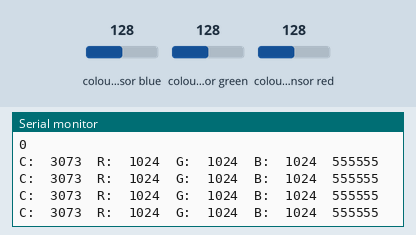
A sketch run on a simulated Arduino Uno, built with avr-gcc and run on an emulated ATmega328P. On the bench: the last lines printed to the serial monitor. The test bench sets the inputs (shaded band); at power-on: colour sensor blue 128, colour sensor green 128, colour sensor red 128.

Above: at 2.4 s.
2.5 s: colour sensor blue set to 5
At 2.68 s:
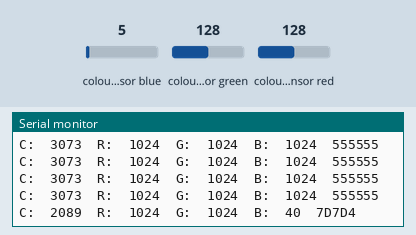
4.5 s: colour sensor green set to 5
At 4.69 s:
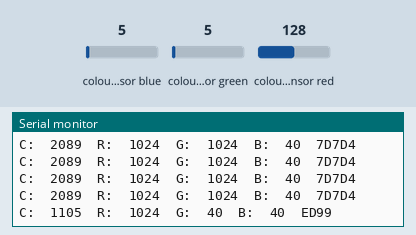
6.5 s: colour sensor red set to 191
At 6.71 s:
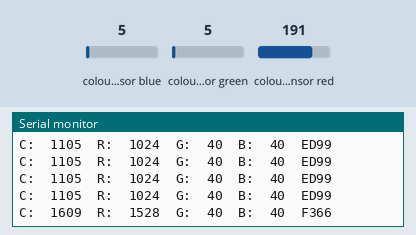
8.5 s: colour sensor blue set to 64
At 8.72 s:
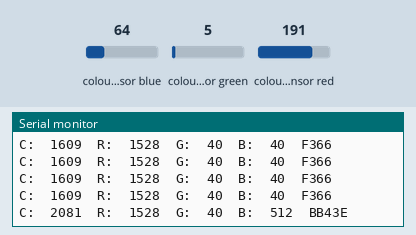
10.5 s: colour sensor green set to 128
At 10.73 s:
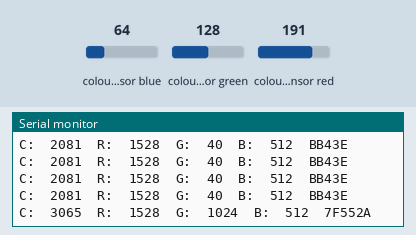
12.5 s: colour sensor red set to 5
At 12.75 s:
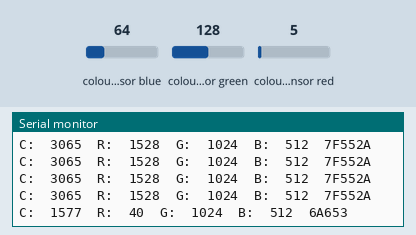
Timing chart, 0 to 15.5 s (numbered marks = the images above; inputs shaded):
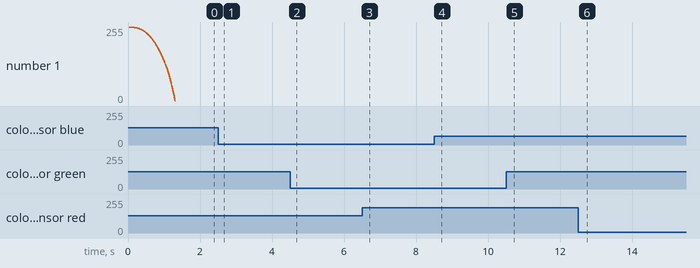

Measured:
- after the input at 4.5 s, the serial monitor: prints a new line at once (image 2)
- after the input at 6.5 s, the serial monitor: prints a new line at once (image 3)
- after the input at 8.5 s, the serial monitor: prints a new line at once (image 4)
- after the input at 10.5 s, the serial monitor: prints a new line after 0.05 s (image 5)
- after the input at 12.5 s, the serial monitor: prints a new line after 0.06 s (image 6)

The sketch:

colorview.ino
```cpp
#include <Wire.h>
#include <SoftwareSerial.h>
#include "Adafruit_TCS34725.h"


// Pick analog outputs, for the UNO these three work well
// use ~560  ohm resistor between Red & Blue, ~1K for green (its brighter)
#define redpin 3
#define greenpin 5
#define bluepin 6
// for a common anode LED, connect the common pin to +5V
// for common cathode, connect the common to ground

// set to false if using a common cathode LED
#define commonAnode true

// our RGB -> eye-recognized gamma color
byte gammatable[256];

/*int myTxPin = 7; //Chosen pin for transmitting data
int myRxPin = 6; //Chosen pin for receiving data
SoftwareSerial softSerial(myRxPin, myTxPin); //Creat software serial object*/


/*
 * Program it in the game so that if the R G B values
 * are within a specific range, then the test is passed
 * That means the user put the XXX material in front of the sensor.
 */


Adafruit_TCS34725 tcs = Adafruit_TCS34725(TCS34725_INTEGRATIONTIME_50MS, TCS34725_GAIN_4X);

void setup() {
  Serial.begin(9600);
  Serial.println("Color View Test!");

  if (tcs.begin()) {
    Serial.println("Found sensor");
  } else {
    Serial.println("No TCS34725 found ... check your connections");
    while (1); // halt!
  }

  // use these three pins to drive an LED
//  pinMode(redpin, OUTPUT);
//  pinMode(greenpin, OUTPUT);
//  pinMode(bluepin, OUTPUT);

  // thanks PhilB for this gamma table!
  // it helps convert RGB colors to what humans see
  for (int i=0; i<256; i++) {
    float x = i;
    x /= 255;
    x = pow(x, 2.5);
    x *= 255;

    if (commonAnode) {
      gammatable[i] = 255 - x;
    } else {
      gammatable[i] = x;
    }
    Serial.println(gammatable[i]);
  }

  //softSerial.begin(9600);
}


void loop() {
  uint16_t clear, red, green, blue;

  tcs.setInterrupt(false);      // turn on LED

  delay(200);  // takes 50ms to read

  tcs.getRawData(&red, &green, &blue, &clear);

  tcs.setInterrupt(true);  // turn off LED

  Serial.print("C:\t"); Serial.print(clear);
  Serial.print("\tR:\t"); Serial.print(red);
  Serial.print("\tG:\t"); Serial.print(green);
  Serial.print("\tB:\t"); Serial.print(blue);

  // Figure out some basic hex code for visualization
  uint32_t sum = clear;
  float r, g, b;
  r = red; r /= sum;
  g = green; g /= sum;
  b = blue; b /= sum;
  r *= 256; g *= 256; b *= 256;
  Serial.print("\t");
  Serial.print((int)r, HEX); Serial.print((int)g, HEX); Serial.print((int)b, HEX);
  Serial.println();

  //Serial.print((int)r ); Serial.print(" "); Serial.print((int)g);Serial.print(" ");  Serial.println((int)b );

  //analogWrite(redpin, gammatable[(int)r]);
  //analogWrite(greenpin, gammatable[(int)g]);
  //analogWrite(bluepin, gammatable[(int)b]);
}
```
